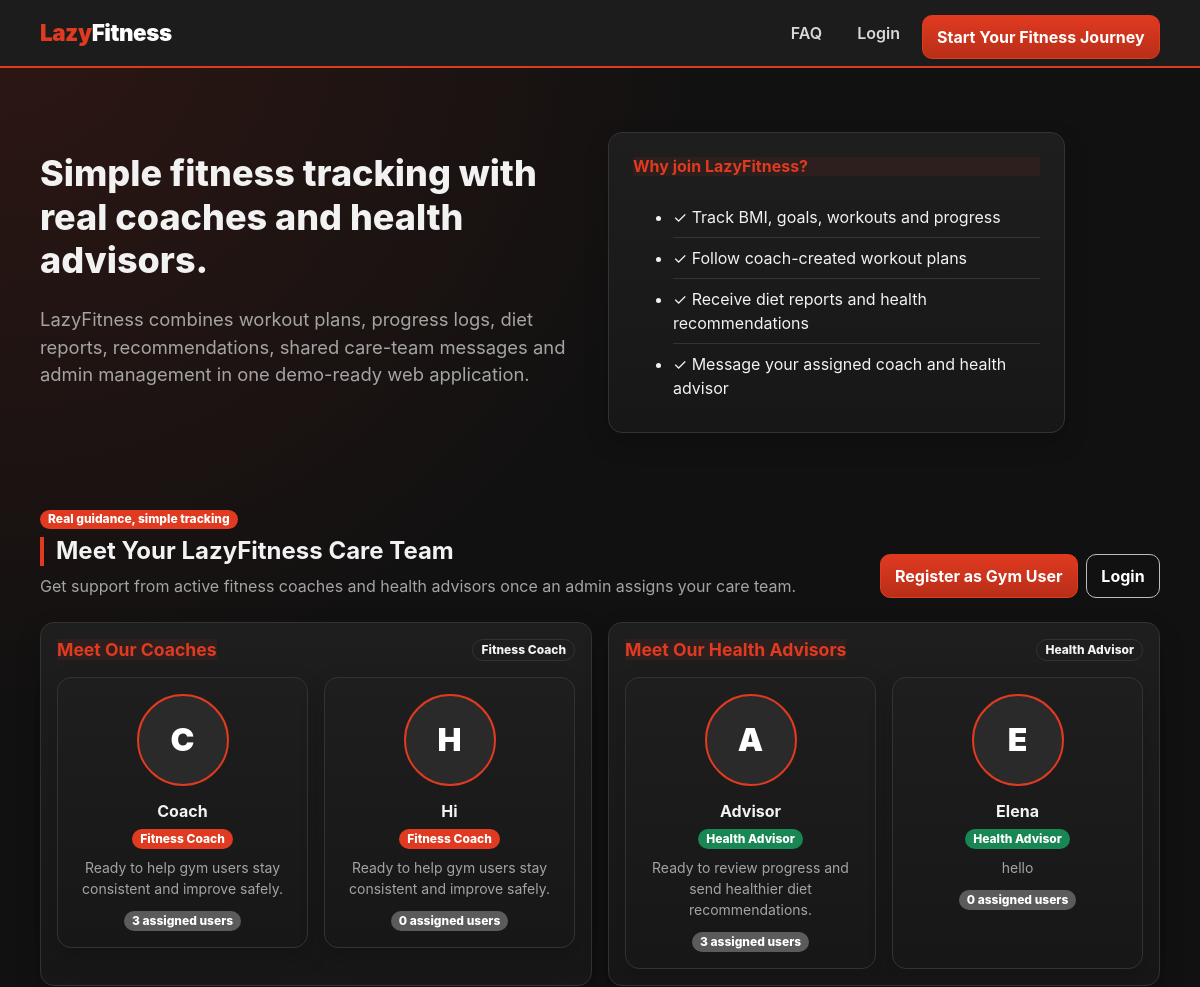
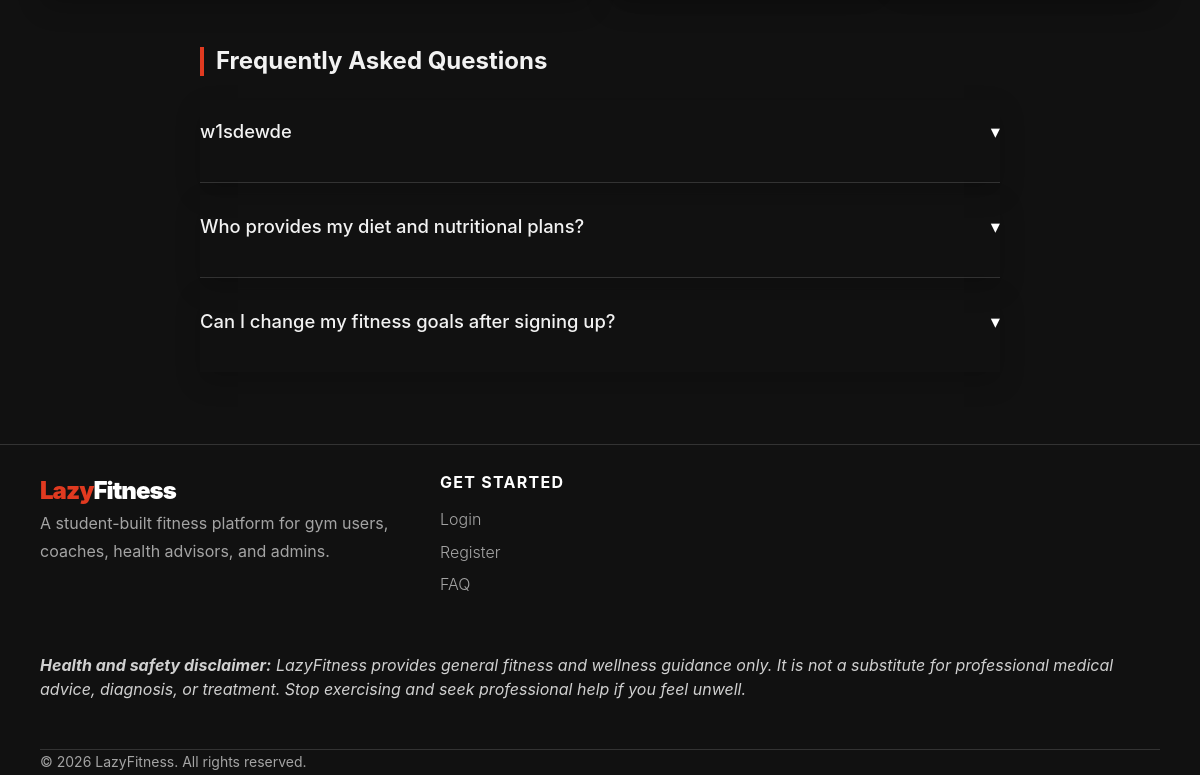
The page / on the database its author committed (2 pictures, top to bottom).
### apps/coach/models.py (models this page shows, shortened)
class Coach(models.Model):
    user = models.OneToOneField(User, on_delete=models.CASCADE, primary_key=True)
    coach_name = models.CharField(max_length=255)
    specialty = models.CharField(
        max_length=120,
        blank=True,
        help_text='Public specialty shown on the Meet Our Coaches section.',
    )
    years_experience = models.PositiveIntegerField(
        null=True,
        blank=True,
        help_text='Optional years of coaching experience for the public team card.',
    )
    bio = models.TextField(
        blank=True,
        help_text='Short public bio shown to prospective gym users.',
    )

### apps/accounts/models.py (models this page shows, shortened)
class User(AbstractBaseUser, PermissionsMixin):
    ROLE_CHOICES = [
        ('gym_user',       'Gym User'),
        ('fitness_coach',  'Fitness Coach'),
        ('health_advisor', 'Health Advisor'),
        ('admin',          'Admin'),
    ]
    username_validator = RegexValidator(
        regex=r'^[\w.@+-]+$',
        message='Username may contain letters, numbers, and @/./+/-/_ characters only.',
    )
    username    = models.CharField(max_length=150, unique=True, validators=[username_validator])
    email       = models.EmailField(unique=True)
    profile_picture = models.ImageField(
        upload_to='profile_pictures/',
        blank=True,
        null=True,
        help_text='Optional profile picture used across LazyFitness.',
    )
    role        = models.CharField(max_length=20, choices=ROLE_CHOICES)
    is_active   = models.BooleanField(default=True)   # userStatus
    is_staff    = models.BooleanField(default=False)
    date_joined = models.DateTimeField(auto_now_add=True)
    USERNAME_FIELD  = 'username'
    REQUIRED_FIELDS = ['email', 'role']
    objects = UserManager()
    @property
    def display_name(self):
        profile_fields = [
            ('gymuser', 'user_name'),
            ('coach', 'coach_name'),
            ('healthadvisor', 'advisor_name'),
            ('adminprofile', 'admin_name'),
        ]
        for relation, field in profile_fields:
            try:
                profile = getattr(self, relation)
            except Exception:
                profile = None
            value = getattr(profile, field, '') if profile else ''
            if value:
                return value
        return self.username or self.email
    @property
    def avatar_initial(self):
        name = self.display_name or self.username or self.email or '?'
        return name.strip()[:1].upper()

### apps/health_advisor/models.py (models this page shows, shortened)
class HealthAdvisor(models.Model):
    user = models.OneToOneField(User, on_delete=models.CASCADE, primary_key=True)
    advisor_name = models.CharField(max_length=255)
    specialty = models.CharField(
        max_length=120,
        blank=True,
        help_text='Public specialty shown on the Meet Our Health Advisors section.',
    )
    years_experience = models.PositiveIntegerField(
        null=True,
        blank=True,
        help_text='Optional years of health advisory experience for the public team card.',
    )
    bio = models.TextField(blank=True, help_text='Short public bio shown to prospective gym users.')
    assigned_users = models.ManyToManyField('gym_user.GymUser', blank=True, related_name='health_advisors')

### apps/admin_panel/models.py (models this page shows, shortened)
class FAQ(models.Model):
    admin = models.ForeignKey(AdminProfile, on_delete=models.SET_NULL, null=True, related_name='faqs')
    question = models.CharField(max_length=500)
    answer = models.TextField()
    created_at = models.DateTimeField(auto_now_add=True)
    updated_at = models.DateTimeField(auto_now=True)

### lazyfitness/views.py (the view)
# urls.py: path('', views.landing, name='landing'),
def landing(request):
    context = get_public_care_team(limit=6)
    context['faqs'] = FAQ.objects.order_by('-updated_at')[:3]
    return render(request, 'shared/landing.html', context)

### lazyfitness/context_processors.py (called while the page is built, shortened)
def lazyfitness_counts(request):
    from lazyfitness.view_helpers import role_fallback_url
    user = getattr(request, 'user', None)
    fallback = role_fallback_url(user)
    if not user or not user.is_authenticated:
        return {'nav_unread_messages': 0, 'nav_unread_notifications': 0, 'nav_back_fallback': fallback}

### lazyfitness/public_team.py (called while the page is built)
def get_public_care_team(limit=6):
    from apps.coach.models import Coach
    from apps.health_advisor.models import HealthAdvisor
    coaches = (
        Coach.objects.select_related('user')
        .filter(user__is_active=True)
        .annotate(assigned_count=Count('assigned_gym_users', distinct=True))
        .order_by('coach_name')[:limit]
    )
    advisors = (
        HealthAdvisor.objects.select_related('user')
        .filter(user__is_active=True)
        .annotate(assigned_count=Count('assigned_gym_users', distinct=True))
        .order_by('advisor_name')[:limit]
    )
    return {
        'public_coaches': coaches,
        'public_advisors': advisors,
    }

### lazyfitness/view_helpers.py (called while the page is built, shortened)
def role_fallback_url(user):
    return reverse('landing')

### templates/shared/landing.html (shortened to what this page needs)
{% extends "shared/base.html" %}
{% block content %}
<div class="row align-items-center g-4 py-4">
  <div class="col-lg-6">
    <h1 class="display-4 fw-bold">Simple fitness tracking with real coaches and health advisors.</h1>
    <p class="lead text-secondary mt-3">LazyFitness combines workout plans, progress logs, diet reports, recommendations, shared care-team messages and admin management in one demo-ready web application.</p>
  </div>
  <div class="col-lg-5">
    <div class="card p-4 shadow-sm">
      <h4 class="text-accent">Why join LazyFitness?</h4>
      <ul class="list-unstyled mb-0">
        <li class="py-2 border-bottom border-secondary">✓ Track BMI, goals, workouts and progress</li>
        <li class="py-2 border-bottom border-secondary">✓ Follow coach-created workout plans</li>
        <li class="py-2 border-bottom border-secondary">✓ Receive diet reports and health recommendations</li>
        <li class="py-2">✓ Message your assigned coach and health advisor</li>
      </ul>
    </div>
  </div>
</div>
{% include 'shared/team_promo.html' %}
<section class="py-5" id="faq">
  <div class="mx-auto" style="max-width: 800px;">
    <div class="row mb-4">
      <div class="col-12 d-flex flex-column flex-md-row align-items-start align-items-md-center justify-content-between gap-3">
        <h2 class="section-title mb-0">Frequently Asked Questions</h2>
      </div>
    </div>
    <div class="accordion" id="landingFaqAccordion">
      {% for faq in faqs %}
      <div class="accordion-item lf-faq-item mb-3">
        <h2 class="accordion-header">
          <button class="accordion-button collapsed" type="button" data-lf-toggle="collapse" data-lf-target="#landingFaq{{ faq.id }}">
            {{ faq.question }}
          </button>
        </h2>
      </div>
      {% empty %}
      <div class="card p-4 text-center text-secondary bg-transparent border-secondary">No FAQ entries yet.</div>
      {% endfor %}
    </div>
  </div>
</section>
{% endblock %}

### templates/shared/team_promo.html (shortened to what this page needs)
<section class="my-5" id="care-team">
  <div class="d-flex flex-column flex-lg-row justify-content-between align-items-lg-end gap-3 mb-4">
    <div>
      <span class="badge badge-accent mb-2">Real guidance, simple tracking</span>
      <h2 class="section-title mb-2">Meet Your LazyFitness Care Team</h2>
      <p class="text-secondary mb-0">Get support from active fitness coaches and health advisors once an admin assigns your care team.</p>
    </div>
    {% if not user.is_authenticated %}
      <div class="d-flex gap-2">
        <a class="btn btn-primary" href="{% url 'accounts:register' %}">Register as Gym User</a>
        <a class="btn btn-outline-light" href="{% url 'accounts:login' %}">Login</a>
      </div>
    {% endif %}
  </div>
  <div class="row g-4">
    <div class="col-lg-6">
      <div class="card h-100 shadow-sm">
        <div class="card-body">
          <div class="d-flex justify-content-between align-items-center mb-3">
            <h3 class="h5 mb-0 text-accent">Meet Our Coaches</h3>
            <span class="badge text-bg-dark border border-secondary">Fitness Coach</span>
          </div>
          {% if public_coaches %}
            <div class="row g-3">
              {% for coach in public_coaches %}
                <div class="col-md-6">
                  <div class="card h-100 border-secondary">
                    <div class="card-body text-center">
                      {% if coach.user.profile_picture %}
                        <img src="{{ coach.user.profile_picture.url }}" alt="{{ coach.coach_name }} profile picture" class="rounded-circle mb-3 team-avatar">
                      {% else %}
                        <div class="team-avatar-initial mx-auto mb-3">{{ coach.user.avatar_initial }}</div>
                      {% endif %}
                      <h4 class="h6 mb-1">{{ coach.coach_name }}</h4>
                      <span class="badge badge-accent mb-2">Fitness Coach</span>
                      {% if coach.bio %}
                        <p class="small text-secondary mb-2">{{ coach.bio|truncatechars:120 }}</p>
                      {% else %}
                        <p class="small text-secondary mb-2">Ready to help gym users stay consistent and improve safely.</p>
                      {% endif %}
                      <span class="badge text-bg-secondary">{{ coach.assigned_count|default:0 }} assigned user{{ coach.assigned_count|default:0|pluralize }}</span>
                    </div>
                  </div>
                </div>
              {% endfor %}
            </div>
          {% else %}
            <div class="text-center py-4 text-secondary">
              <div class="display-6">🏋️</div>
              <p class="mb-0">Our coaching team will be displayed here soon.</p>
            </div>
          {% endif %}
        </div>
      </div>
    </div>
    <div class="col-lg-6">
      <div class="card h-100 shadow-sm">
        <div class="card-body">
          <div class="d-flex justify-content-between align-items-center mb-3">
            <h3 class="h5 mb-0 text-accent">Meet Our Health Advisors</h3>
            <span class="badge text-bg-dark border border-secondary">Health Advisor</span>
          </div>
          {% if public_advisors %}
            <div class="row g-3">
              {% for advisor in public_advisors %}
                <div class="col-md-6">
                  <div class="card h-100 border-secondary">
                    <div class="card-body text-center">
                      {% if advisor.user.profile_picture %}
                        <img src="{{ advisor.user.profile_picture.url }}" alt="{{ advisor.advisor_name }} profile picture" class="rounded-circle mb-3 team-avatar">
                      {% else %}
                        <div class="team-avatar-initial mx-auto mb-3">{{ advisor.user.avatar_initial }}</div>
                      {% endif %}
                      <h4 class="h6 mb-1">{{ advisor.advisor_name }}</h4>
                      <span class="badge text-bg-success mb-2">Health Advisor</span>
                      {% if advisor.bio %}
                        <p class="small text-secondary mb-2">{{ advisor.bio|truncatechars:120 }}</p>
                      {% else %}
                        <p class="small text-secondary mb-2">Ready to review progress and send healthier diet recommendations.</p>
                      {% endif %}
                      <span class="badge text-bg-secondary">{{ advisor.assigned_count|default:0 }} assigned user{{ advisor.assigned_count|default:0|pluralize }}</span>
                    </div>
                  </div>
                </div>
              {% endfor %}
            </div>
          {% else %}
            <div class="text-center py-4 text-secondary">
              <div class="display-6">🥗</div>
              <p class="mb-0">Our health advisor team will be displayed here soon.</p>
            </div>
          {% endif %}
        </div>
      </div>
    </div>
  </div>
</section>

### rows shown on the page
Coach: user.avatar_initial "C", coach_name "Coach", shows "Ready to help gym users stay consistent and improve safely.", assigned_count "3"
Coach: user.avatar_initial "H", coach_name "Hi", shows "Ready to help gym users stay consistent and improve safely.", assigned_count "0"
HealthAdvisor: user.avatar_initial "A", advisor_name "Advisor", shows "Ready to review progress and send healthier diet recommendations.", assigned_count "3"
HealthAdvisor: user.avatar_initial "E", advisor_name "Elena", bio "hello", assigned_count "0"
FAQ: question "w1sdewde"
FAQ: question "Who provides my diet and nutritional plans?"
FAQ: question "Can I change my fitness goals after signing up?"
